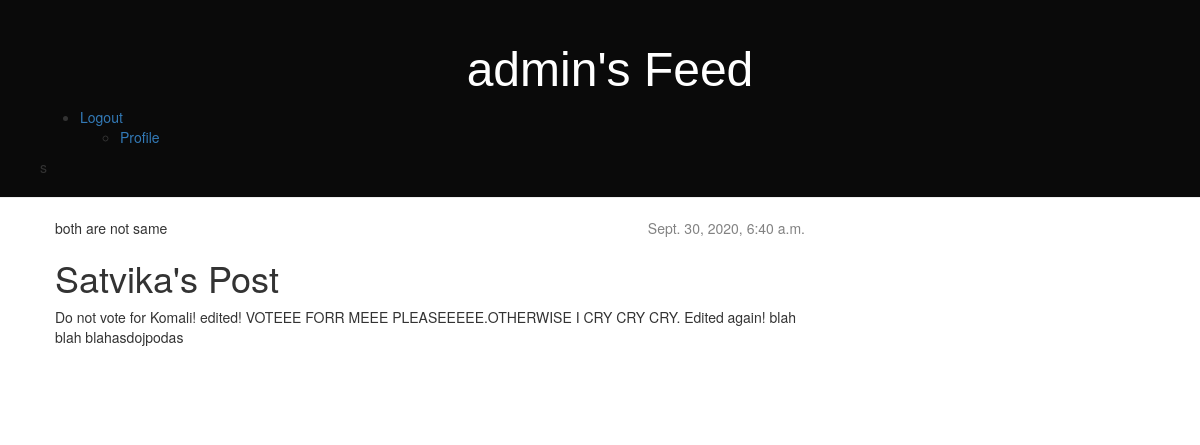
Page /post/2/ (signed in) on the committed database.
### accounts/models.py (models this page shows, shortened)
class Account(AbstractBaseUser):
    email = models.EmailField(verbose_name="email", max_length=60, unique=True)
    username = models.CharField(max_length=30, unique=True)
    date_joined = models.DateTimeField(verbose_name='date joined', auto_now_add=True)
    last_login = models.DateTimeField(verbose_name='last login', auto_now=True)
    is_voter = models.BooleanField(default=True)
    is_admin = models.BooleanField(default=False)
    is_staff = models.BooleanField(default=False)
    is_active = models.BooleanField(default=True)
    is_superuser = models.BooleanField(default=False)
    USERNAME_FIELD = 'username'
    REQUIRED_FIELDS = ['email','is_voter']
    objects = MyAccountManager()

### blog/models.py (models this page shows, shortened)
class Post(models.Model):
    author = models.ForeignKey(Account,on_delete=models.CASCADE)
    title = models.CharField(max_length=200)
    text = models.TextField()
    created_date = models.DateTimeField(default=timezone.now)
    published_date = models.DateTimeField(blank=True, null=True)

### blog/views.py (the view)
# urls.py: url(r'^post/(?P<pk>[0-9]+)/$', views.post_detail, name='post_detail'),
def post_detail(request, pk):
    post = get_object_or_404(Post, pk=pk)
    return render(request, 'blog/post_detail.html', {'post': post})

### templates/blog/post_detail.html
{% extends 'blog/base.html' %}
{% block content %}
    <div class="post">
        {% if post.published_date %}
            <div class="date">
                {{ post.published_date }}
            </div>
        {% endif %}
        {% if user.is_authenticated %}
            {% if user.username == post.author.username %}
                both same
                <a class="btn btn-default" href="{% url 'post_edit' pk=post.pk %}"><span class="glyphicon glyphicon-pencil"></span></a>
                <a class="btn btn-default" href="{% url 'post_delete' pk=post.pk %}"><span class="glyphicon glyphicon-trash"></span></a>
            {% else %}
                both are not same
            {% endif %}
        {% else %}
            User not authenticated!
        {% endif %}
		<h1>{{ post.title }}</h1>
        <p>{{ post.text|linebreaks }}</p>
	</div>
{% endblock %}

### templates/blog/base.html (shortened to what this page needs)
<!DOCTYPE html>
{% load static %}
<html>
    <head>
        <link rel="stylesheet" href="//maxcdn.bootstrapcdn.com/bootstrap/3.2.0/css/bootstrap.min.css">
		<link rel="stylesheet" href="//maxcdn.bootstrapcdn.com/bootstrap/3.2.0/css/bootstrap-theme.min.css">
        <link rel="stylesheet" href="{% static 'css/blog.css' %}" type="text/css">
    </head>
	<body>
		<div class="page-header">
			{% if user.is_authenticated %}
				<h1><a href="{% url 'post_list' %}">{{user.username}}'s Feed</a></h1>
				<ul>
					<li><a href="{% url 'logout' %}">Logout</a></li>
					<ul>
						<li><a href="{% url 'accounts:profile' %}">Profile</a></li>
					</ul>
				</ul>
			{% else %}
				<h1><a href="/">Posts Feed</a></h1>
				<ul>
					<li><a href="{% url 'login' %}">Login</a></li>
				</ul>
			{% endif %}s
		</div>
        <div class="content container">
            <div class="row">
                <div class="col-md-8">
					{% block content %}
					{% endblock %}
				</div>
            </div>
		</div>
	</body>
</html>

### static/css/blog.css (style rules this page uses)
h1 a { color: #1e075f; font-family: Arial, Helvetica, sans-serif; }
body { padding-left: 0; }
.page-header { background-color: #0a0a0a !important; margin-top: 0; padding: 20px 20px 20px 40px; }
.page-header h1, .page-header h1 a, .page-header h1 a:visited, .page-header h1 a:active { color: #ffffff; font-size: 36pt; text-decoration: none; text-align: center; }
.content { margin-left: 40px; }
.date { float: right; color: #828282; text-align: center; }
.post { margin-bottom: 70px; }

### rows in the picture
Account: username "admin"
Post: published_date "Sept. 30, 2020, 6:40 a.m.", title "Satvika's Post", text "Do not vote for Komali! edited! VOTEEE FORR MEEE PLEASEEEEE.OTHERWISE I CRY CRY CRY. Edited again! blah blah blahasdojpodas"
